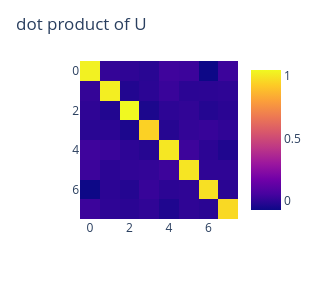

Notebook code for this chart:
### Code cell
# plot the dot product of the learned U weights (which are not constrained to be orthogonal)
U_dProd = scaW.T@scaW

# plot
fig = px.imshow(U_dProd)
fig.update_layout(height = 300, width = 300,title = 'dot product of U')

### Figure 1 — Plotly figure (JSON) as saved in the notebook; plotly's stock layout.template omitted (floating-point values rounded to 4 significant figures)
{"data": [{"coloraxis": "coloraxis", "hovertemplate": "x: %{x}<br>y: %{y}<br>color: %{z}<extra></extra>", "name": "0", "type": "heatmap", "xaxis": "x", "yaxis": "y", "z": [[1.025, 0.01306, 0.002058, -0.009664, 0.03711, 0.03131, -0.07166, 0.03092], [0.01306, 1.015, -0.02541, -0.005851, 0.02475, -0.00618, -0.004294, -0.000891], [0.002058, -0.02541, 1.045, -0.03826, -0.001742, 0.006298, -0.02128, -0.009162], [-0.009664, -0.005851, -0.03826, 0.9408, -0.01738, 0.01063, 0.02025, 0.003804], [0.03711, 0.02475, -0.001742, -0.01738, 0.9971, 0.03276, -0.004483, -0.03243], [0.03131, -0.00618, 0.006298, 0.01063, 0.03276, 0.9914, 0.003058, 0.001389], [-0.07166, -0.004294, -0.02128, 0.02025, -0.004483, 0.003058, 0.9798, -0.009571], [0.03092, -0.000891, -0.009162, 0.003804, -0.03243, 0.001389, -0.009571, 0.9616]]}], "layout": {"coloraxis": {"colorscale": [[0, "#0d0887"], [0.1111, "#46039f"], [0.2222, "#7201a8"], [0.3333, "#9c179e"], [0.4444, "#bd3786"], [0.5556, "#d8576b"], [0.6667, "#ed7953"], [0.7778, "#fb9f3a"], [0.8889, "#fdca26"], [1, "#f0f921"]]}, "height": 300, "margin": {"t": 60}, "title": {"text": "dot product of U"}, "width": 300, "xaxis": {"anchor": "y", "constrain": "domain", "domain": [0, 1], "scaleanchor": "y"}, "yaxis": {"anchor": "x", "autorange": "reversed", "constrain": "domain", "domain": [0, 1]}}}
